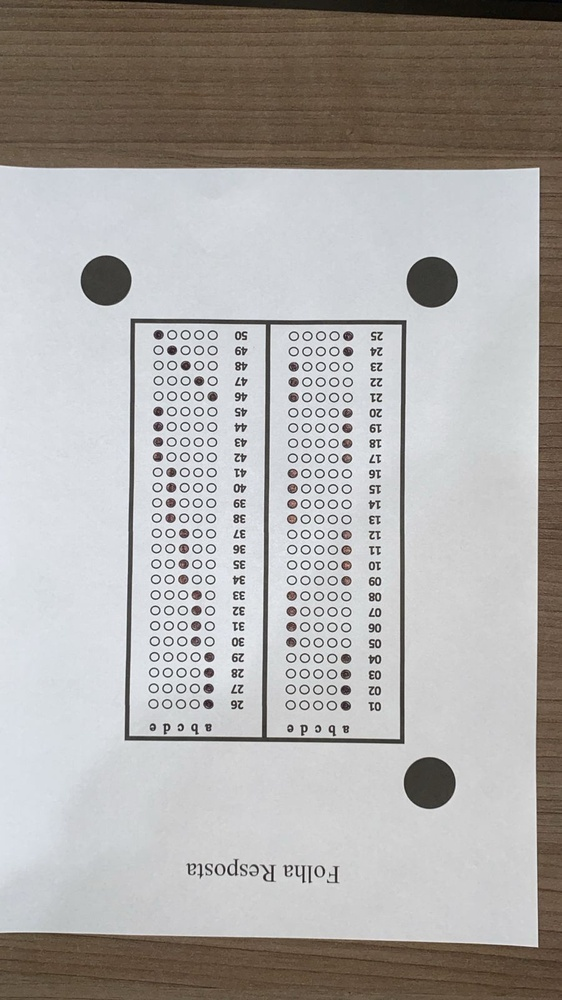
%> input picture Answer sheets/example1.jpeg, 562 x 1000 px, shrunk from 900 x 1600 before the run
$ octave --eval "result = recortar_MOs(imread('Answer sheets/example1.jpeg'));"   (GNU Octave 9; MATLAB toolbox functions it lacks are replaced by stand-ins)
%> lines starting %> are read from the running program, lines starting %| are printed output that depends on the picture; in (x1, y1, x2, y2) boxes, pixels count from 0 and x2, y2 are one past the last pixel; in counts of white or black regions, pixels touching at a corner belong together; the program's own positions count from 1
### img2bw.m
function imagem_tratada = img2bw(imagem)

    % Convertendo imagem para gray scale
    img_gray = rgb2gray(uint8(imagem));
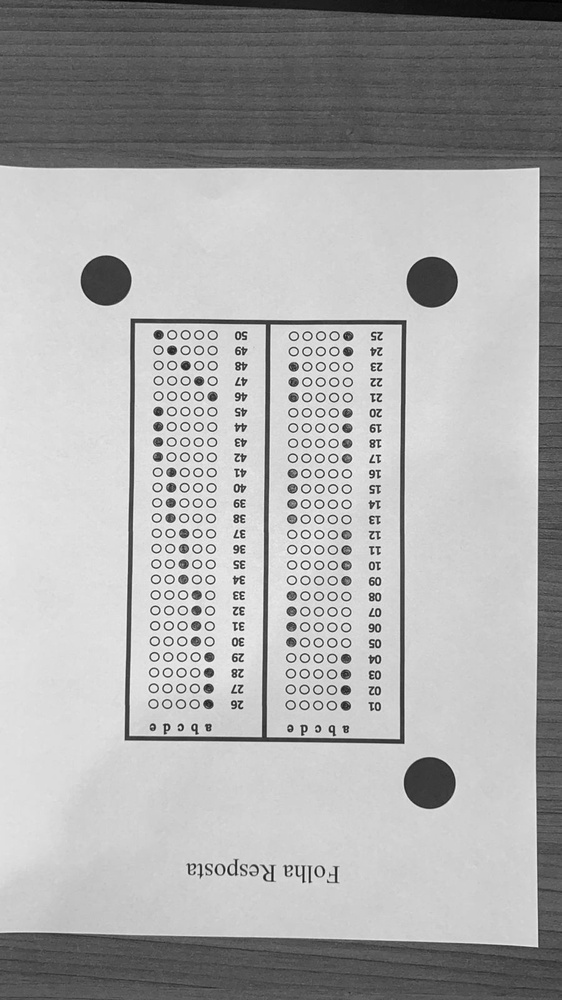
%> img_gray: size 1000x562 uint8; min 0, max 255, mean 171

    % Binarização com Otsu
    level = graythresh(img_gray);
%> level = 0.576
    img_bw = imbinarize(img_gray, level);
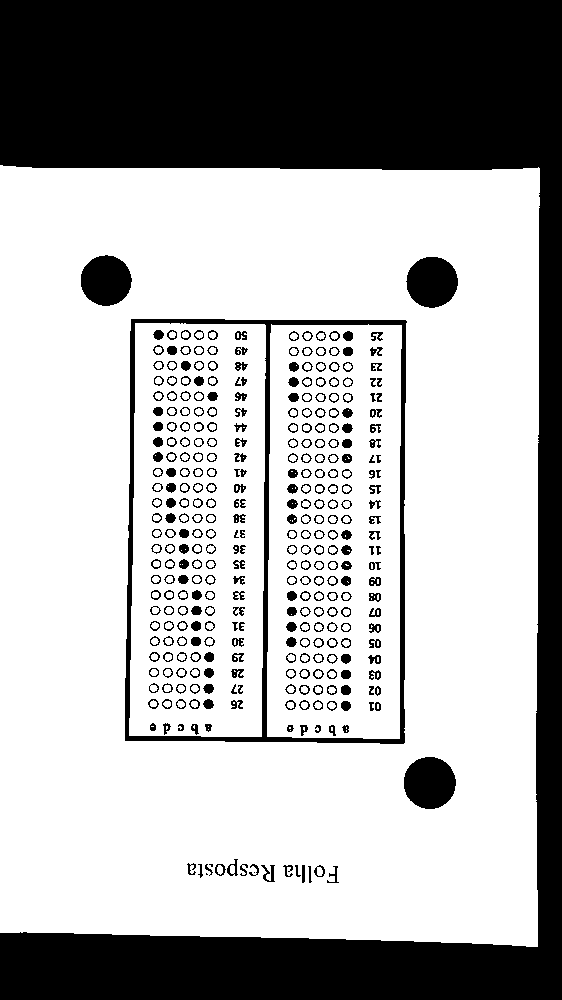
%> img_bw: size 1000x562 logical; 68.3% white; 346 black regions (3 under 20 px), largest, box (x1, y1, x2, y2) and area: (0, 0, 562, 1000) 147935, (125, 319, 407, 744) 8362, (404, 757, 456, 809) 2130

    % Remoção de objetos com área indicada no segundo parâmetro
    img_sruido = bwareaopen(img_bw, 10^5);
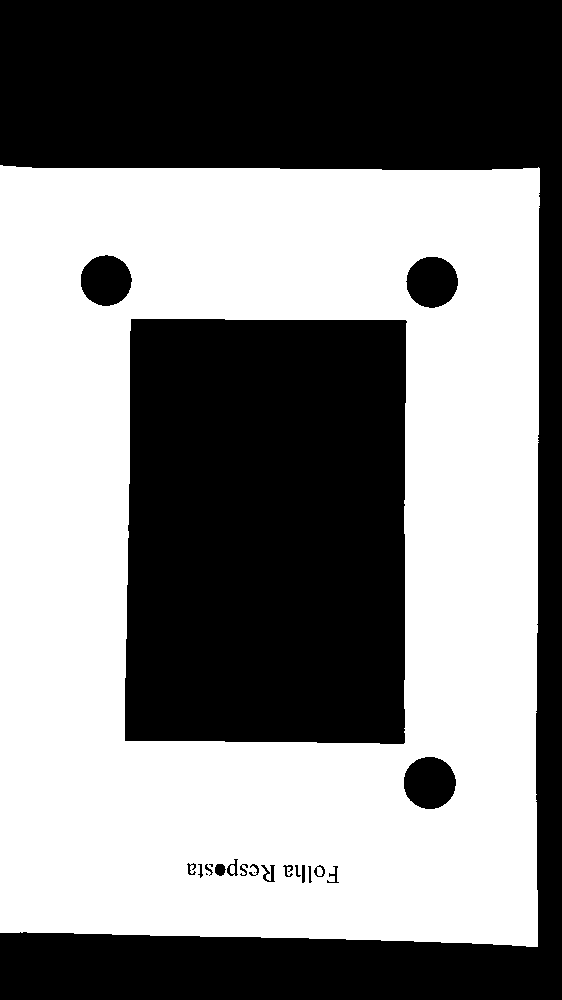
%> img_sruido: size 1000x562 logical; 51.6% white; 22 black regions (3 under 20 px), largest, box (x1, y1, x2, y2) and area: (0, 0, 562, 1000) 147935, (125, 319, 407, 744) 116958, (404, 757, 456, 809) 2130

    % Operação de dilatação
    se = strel('disk', 10);
    imagem_tratada = imdilate(img_sruido, se);
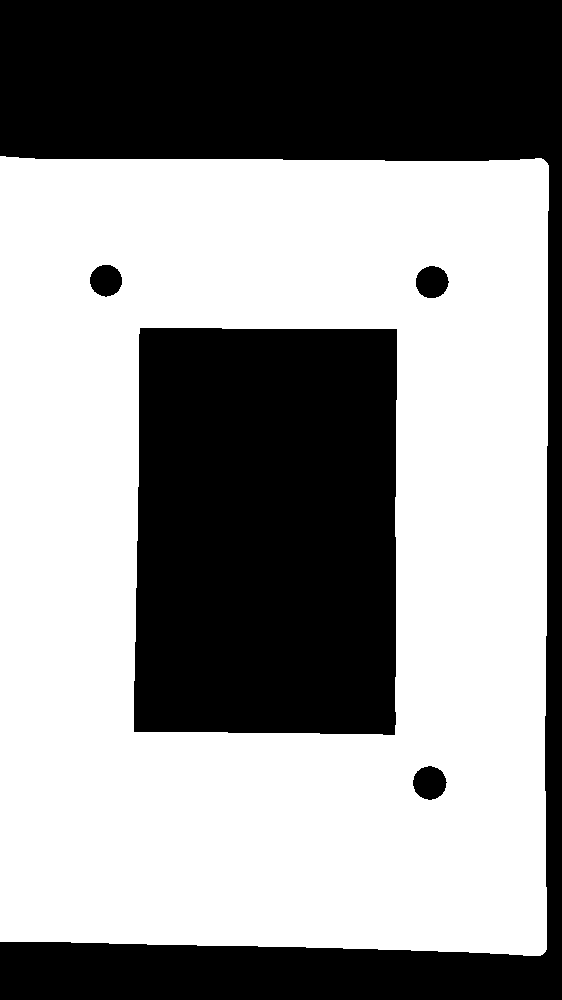
%> imagem_tratada: size 1000x562 logical; 57.6% white; 5 black regions
end

### recortar_MOs.m
function img_cortada = recortar_MOs(imagem)

    % Realiza um conjunto de operações e retorna bw
    img = img2bw(imagem);

    % Capturando propriedades da imagem
    %   Circularidade, Centróide, Caixa Delimitadora e Área
    props = regionprops(~img,"Circularity", 'Centroid', 'BoundingBox', 'Area');
%> props = 5 regions; largest, box (x1, y1, x2, y2), Area, Centroid and Circularity: (0, 0, 562, 1000) 130984 [304 325.6] 0.0958, (134, 328, 397, 735) 104612 [267.2 531.9] 0.773, (413, 766, 447, 800) 868 [430.2 783.5] 0.969, (416, 266, 449, 298) 822 [432.6 282.6] 0.985

    centros = zeros(3,2);
    i = 1;

    % Iteração para captura das circunferências
    for k = 1:length(props)
        A = props(k).Area;
        C = props(k).Circularity;

        if C > 0.85 && A > 500
            centros(i,:) = props(k).Centroid;
            i = i+1;
        end
    end
%> this loop made 5 passes
%> (A, C) on passes 1 to 5: (130984, 0.0958), (792, 0.985), (104612, 0.773), (868, 0.969), (822, 0.985)
%> after the loop, centros = [106.6 281.1; 430.2 783.5; 432.6 282.6]

    % Conexões possíveis entre pontos
    pontos = {[1 2] [2 3] [1 3]};

    maiorDist = 0;

    % Cálculo da distância entre pontos
    for i = 1:3
        par = pontos{i};
        valor = norm(centros(par(1), :) - centros(par(2), :));

        if(maiorDist < valor)
            maiorDist = valor;
            pontoMaiorDist = par;
        end
    end
%> this loop made 3 passes
%> (valor, maiorDist) on pass 1: (597.6, 597.6)
%> valor on passes 2 to 3: 500.9, 326
%> after the loop, pontoMaiorDist = [1 2]

    % Ligação entre os pontos para secção
    x1 = centros(pontoMaiorDist(1),1);
%> x1 = 106.6
    x2 = centros(pontoMaiorDist(2),1);
%> x2 = 430.2
    y1 = centros(pontoMaiorDist(1),2);
%> y1 = 281.1
    y2 = centros(pontoMaiorDist(2),2);
%> y2 = 783.5
    %   Utilizando dessa forma fica mais fácil de visualizar

    % Coordenadas Iniciais
    yInicio = round(min(y1, y2));
%> yInicio = 281
    xInicio = round(min(x1,x2));
%> xInicio = 107

    % Coordenadas finais
    yFim = round(max(y1,y2));
%> yFim = 783
    xFim = round(max(x1,x2));
%> xFim = 430

    % Figura principal seccionada
    img_cortada = imagem(yInicio:yFim, xInicio:xFim);
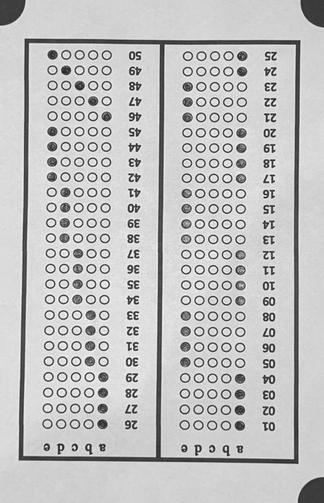
%> img_cortada: size 503x324 uint8; min 24, max 255, mean 193.4
end

$ run again, on Answer sheets/example2.jpeg
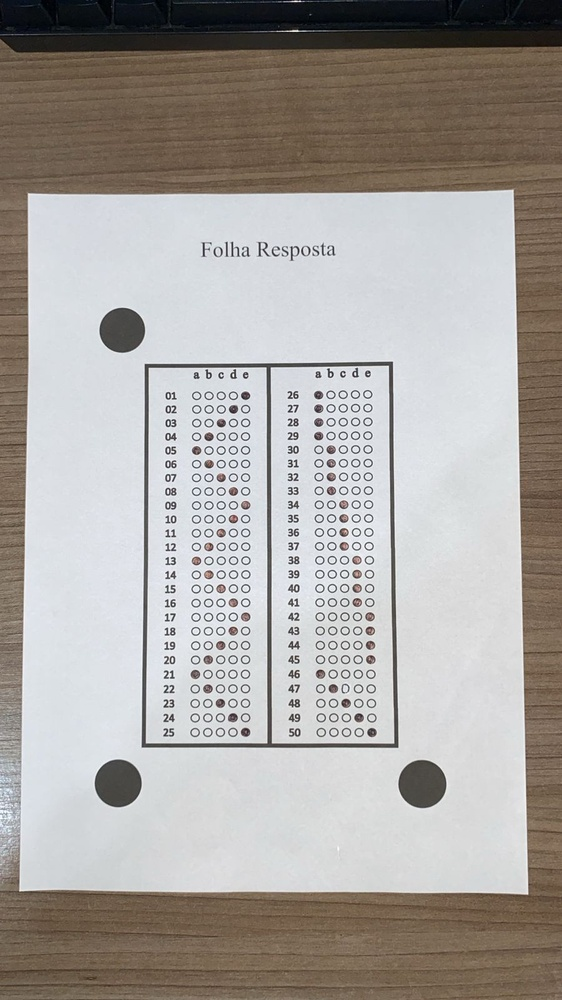
%> input picture Answer sheets/example2.jpeg, 562 x 1000 px, shrunk from 900 x 1600 before the run
%> level = 0.604
%> in img2bw, `img_bw = imbinarize(img_gray, level);`:
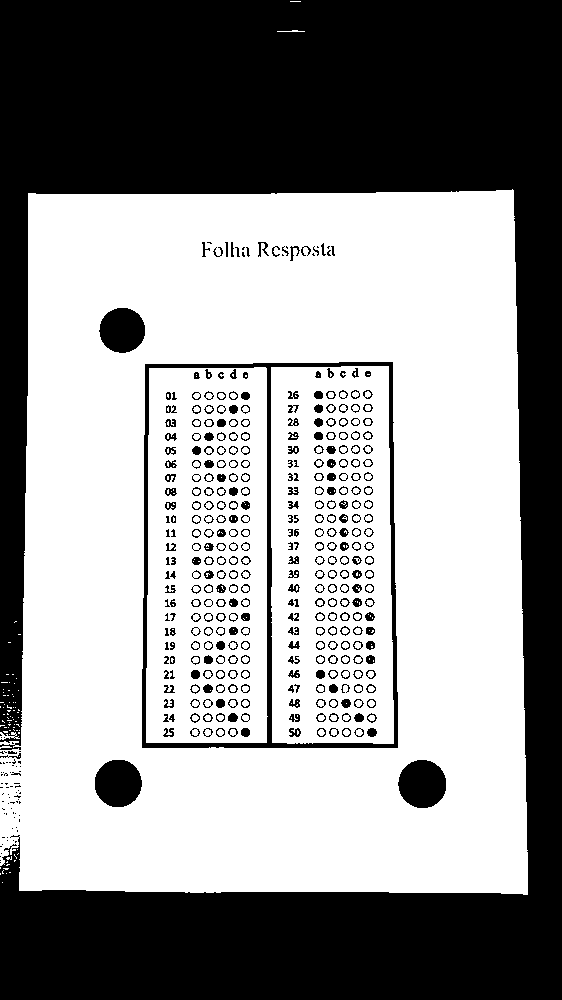
%> img_bw: size 1000x562 logical; 57.8% white; 425 black regions (81 under 20 px), largest, box (x1, y1, x2, y2) and area: (0, 0, 562, 1000) 212244, (142, 362, 398, 748) 6935, (398, 760, 446, 808) 1817
%> img_sruido: size 1000x562 logical; 43.9% white; 1 white region, box (x1, y1, x2, y2) and area: (0, 189, 528, 895) 246631
%> imagem_tratada: size 1000x562 logical; 50.4% white; 5 black regions
%> props = 5 regions; largest, box (x1, y1, x2, y2), Area, Centroid and Circularity: (0, 0, 562, 1000) 191132 [298.9 410.1] 0.0882, (151, 371, 389, 739) 85633 [270 557.2] 0.773, (408, 769, 437, 799) 674 [422.9 784.6] 0.988, (104, 769, 133, 798) 641 [118.7 783.9] 0.977
%> the loop in recortar_MOs, `for k = 1:length(props)` made 5 passes
%> (A, C) on passes 1 to 5: (191132, 0.0882), (641, 0.977), (554, 0.974), (85633, 0.773), (674, 0.988)
%> after the loop in recortar_MOs, `for k = 1:length(props)`: centros = [118.7 783.9; 122.8 330.8; 422.9 784.6]
%> the loop in recortar_MOs, `for i = 1:3` made 3 passes
%> (valor, maiorDist) on passes 1 to 2: (453.1, 453.1), (544, 544)
%> after the loop in recortar_MOs, `for i = 1:3`: pontoMaiorDist = [2 3]
%> x1 = 122.8
%> x2 = 422.9
%> y1 = 330.8
%> y2 = 784.6
%> yInicio = 331
%> xInicio = 123
%> yFim = 785
%> xFim = 423
%> in recortar_MOs, `img_cortada = imagem(yInicio:yFim, xInicio:xFim);`:
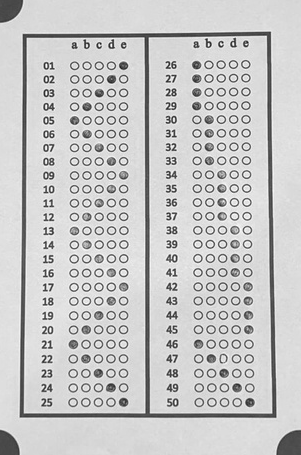
%> img_cortada: size 455x301 uint8; min 27, max 255, mean 200.4

$ run again, on Answer sheets/example3.jpeg
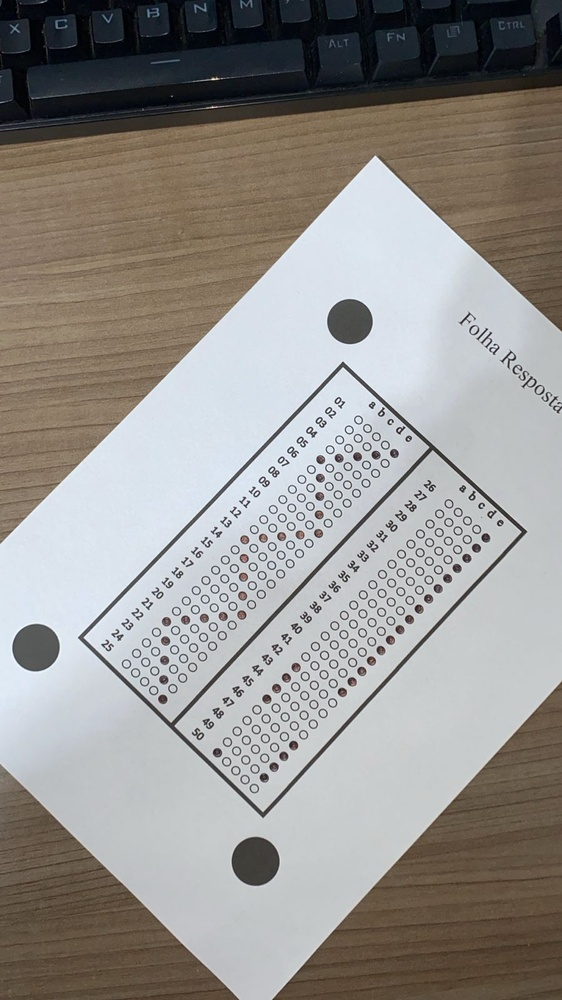
%> input picture Answer sheets/example3.jpeg, 562 x 1000 px, shrunk from 900 x 1600 before the run
%> level = 0.569
%> in img2bw, `img_bw = imbinarize(img_gray, level);`:
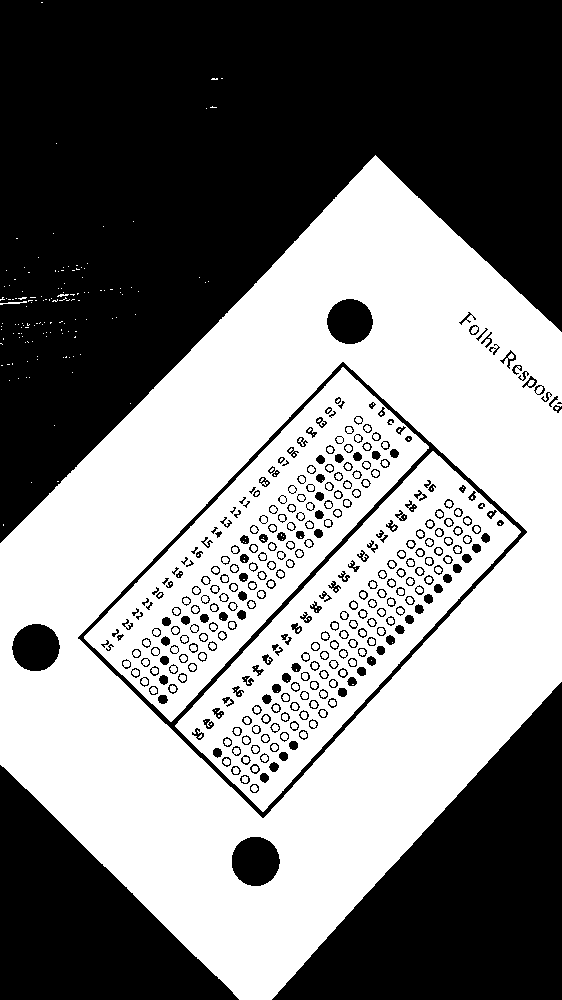
%> img_bw: size 1000x562 logical; 50.6% white; 351 black regions (13 under 20 px), largest, box (x1, y1, x2, y2) and area: (0, 0, 562, 543) 177410, (272, 682, 562, 1000) 46494, (0, 765, 239, 1000) 28368
%> img_sruido: size 1000x562 logical; 36.5% white; 1 white region, box (x1, y1, x2, y2) and area: (0, 155, 562, 1000) 205357
%> imagem_tratada: size 1000x562 logical; 41.8% white; 1 white region
%> props = 7 regions; largest, box (x1, y1, x2, y2), Area, Centroid and Circularity: (0, 0, 562, 530) 170377 [235.8 171.5] 0.454, (91, 375, 514, 805) 86690 [302.8 588.9] 0.751, (285, 695, 562, 1000) 42578 [469.5 898.7] 0.555, (0, 777, 226, 1000) 25348 [76.1 925.9] 0.558
%> the loop in recortar_MOs, `for k = 1:length(props)` made 7 passes
%> (A, C) on passes 1 to 7: (170377, 0.454), (25348, 0.558), (632, 0.98), (86690, 0.751), (695, 0.991), (42578, 0.555), (544, 0.967)
%> after the loop in recortar_MOs, `for k = 1:length(props)`: centros = [36.49 648.1; 256.1 861.9; 350.5 322.1]
%> the loop in recortar_MOs, `for i = 1:3` made 3 passes
%> (valor, maiorDist) on passes 1 to 2: (306.5, 306.5), (548, 548)
%> after the loop in recortar_MOs, `for i = 1:3`: pontoMaiorDist = [2 3]
%> x1 = 256.1
%> x2 = 350.5
%> y1 = 861.9
%> y2 = 322.1
%> yInicio = 322
%> xInicio = 256
%> yFim = 862
%> xFim = 350
%> in recortar_MOs, `img_cortada = imagem(yInicio:yFim, xInicio:xFim);`:
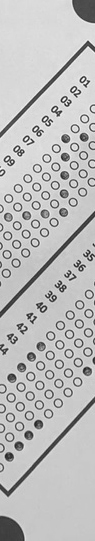
%> img_cortada: size 541x95 uint8; min 32, max 254, mean 188.6
